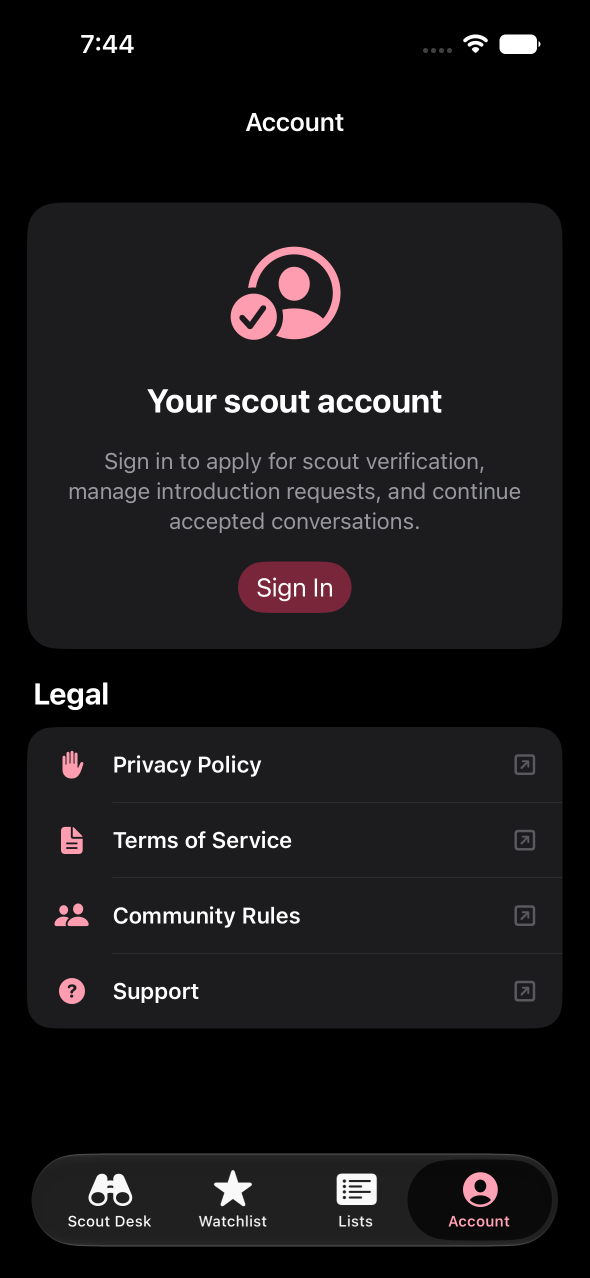
#> input picture academy-watch-ios/artifacts/account-legal.png, 1179 x 2556 px, given in place of N01-player-home.png, which was not available (shown at 1/2 size)
$ python compare-phase2.py
#> lines starting #> are read from the running program, lines starting #| are printed output that depends on the picture; pictures that were not available may be replaced by others from this repository, and a replacement may not be noted
#!/usr/bin/env python3
"""Place approved IMF1 boards beside unaltered native capture pixels.

Requires Pillow. Both panels are scaled to equal width; they are not cropped or
stitched to imply a full-page native screenshot. An optional, separately labelled
scrolled viewport is appended below the initial native viewport.
"""
import argparse
import hashlib
import json
from pathlib import Path

from PIL import Image, ImageDraw, ImageFont

BOARDS = {
    "N01": "player-home", "N02": "clubs-near-you", "N02b": "clubs-near-you-empty",
    "N03": "club-page", "N04": "trials", "N05": "trial-apply",
    "N06": "my-applications", "N06b": "my-applications-empty",
    "N09": "applicants-pipeline", "N09b": "applicants-pipeline-empty",
    "N10": "applicant-detail", "N13": "staff-access", "N14": "squad-quick-view",
    "N17": "introduction-thread",
}


def scaled(path, width):
#> called with width = 780
    with Image.open(path) as source:
#> source is the input picture: PIL image 1179x2556 RGBA; mean R, G, B, A 24.1, 22.6, 24, 255
        result = source.convert("RGB")
        return result.resize((width, round(result.height * width / result.width)), Image.Resampling.LANCZOS)


def evidence(path):
    return {"path": str(path), "sha256": hashlib.sha256(path.read_bytes()).hexdigest()}


def main():
    root = Path.home() / "codex-runs/aw-redesign"
    parser = argparse.ArgumentParser(description=__doc__)
    parser.add_argument("--native", type=Path, default=root / "shots/I1")
    parser.add_argument("--references", type=Path, default=root / "ios-mockups/preview/shots")
    parser.add_argument("--appearance", choices=["light", "dark"], default="light")
    parser.add_argument("--width", type=int, default=780)
    args = parser.parse_args()
    output = args.native / "compare"
    output.mkdir(parents=True, exist_ok=True)
    font = ImageFont.truetype("/System/Library/Fonts/Supplemental/Arial.ttf", 22)
    manifest = []
    width, gutter, header = args.width, 24, 54
    for screen, name in BOARDS.items():
        reference = args.references / f"{screen}-{name}.png"
        dark = args.references / f"{screen}-{name}-dark.png"
        if args.appearance == "dark" and dark.exists():
            reference = dark
        native = args.native / f"{screen}-{args.appearance}.png"
        left, right = scaled(reference, width), scaled(native, width)
        scroll = args.native / "scroll" / f"{screen}-scrolled-{args.appearance}.png"
        bottom = scaled(scroll, width) if scroll.exists() else None
        right_height = right.height + (header + bottom.height if bottom else 0)
#> right_height = 1691
        result = Image.new("RGB", (2 * width + gutter, header + max(left.height, right_height)), "#deddd7")
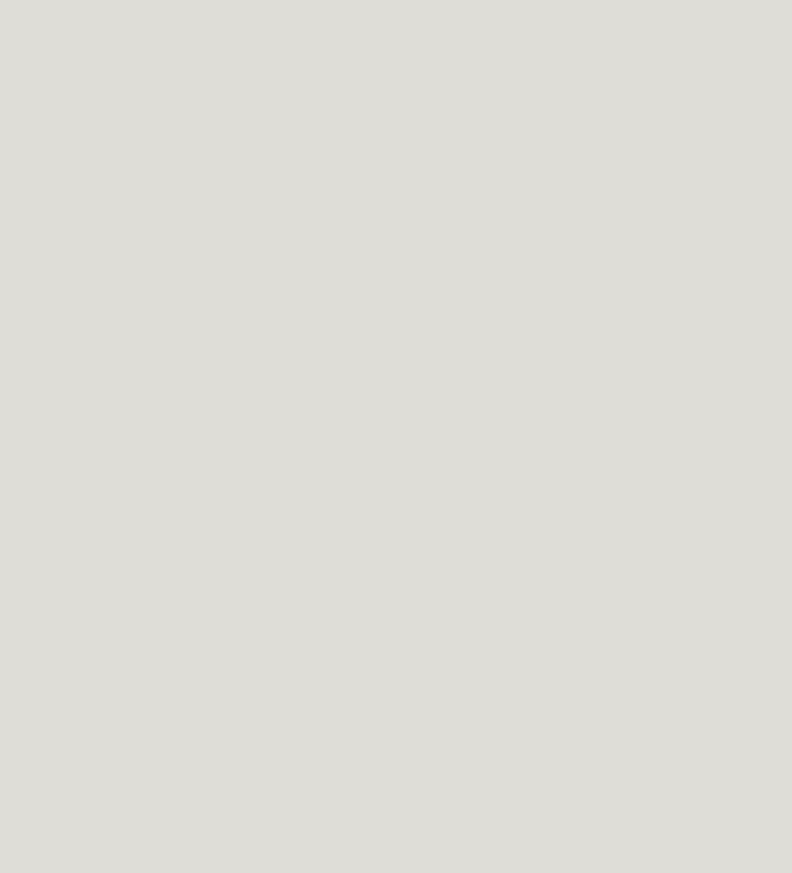
#> result: PIL image 1584x1745 RGB (shown at 1/2 size); mean R, G, B 222, 221, 215
        draw = ImageDraw.Draw(result)
        draw.text((12, 14), f"{screen} · IMF1 approved ({'dark' if reference == dark else 'light'})", font=font, fill="#0e1311")
        draw.text((width + gutter + 12, 14), f"Native · {args.appearance} · initial viewport", font=font, fill="#0e1311")
        result.paste(left, (0, header)); result.paste(right, (width + gutter, header))
#> after `result.paste(left, (0, header))`:
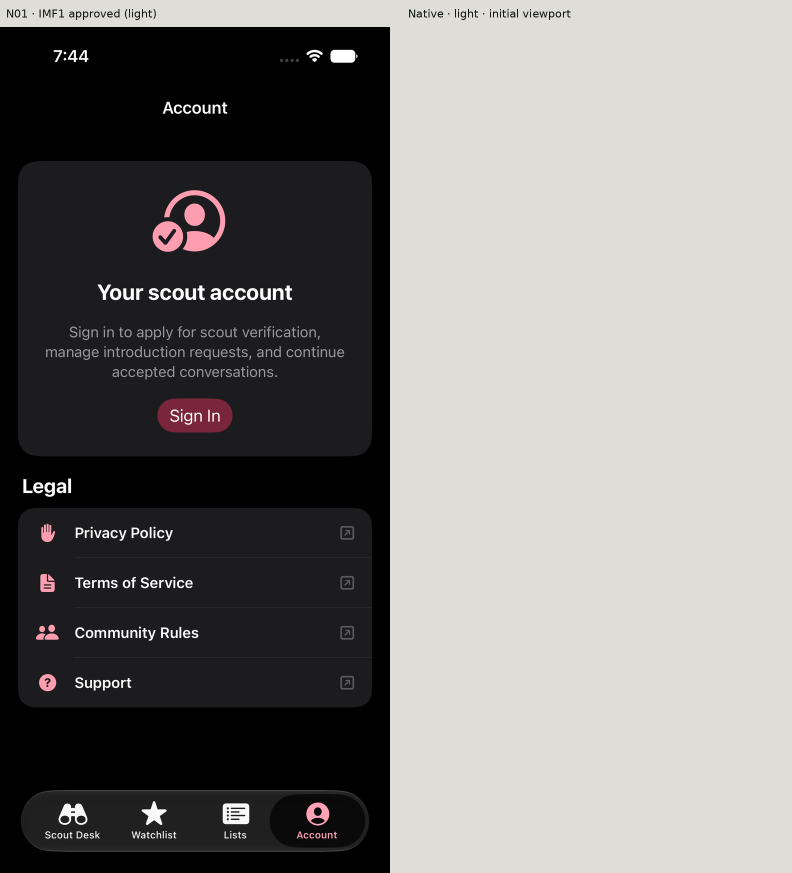
#> result: PIL image 1584x1745 RGB (shown at 1/2 size); mean R, G, B 127.3, 126.1, 123.6
#> after `result.paste(right, (width + gutter, header))`:
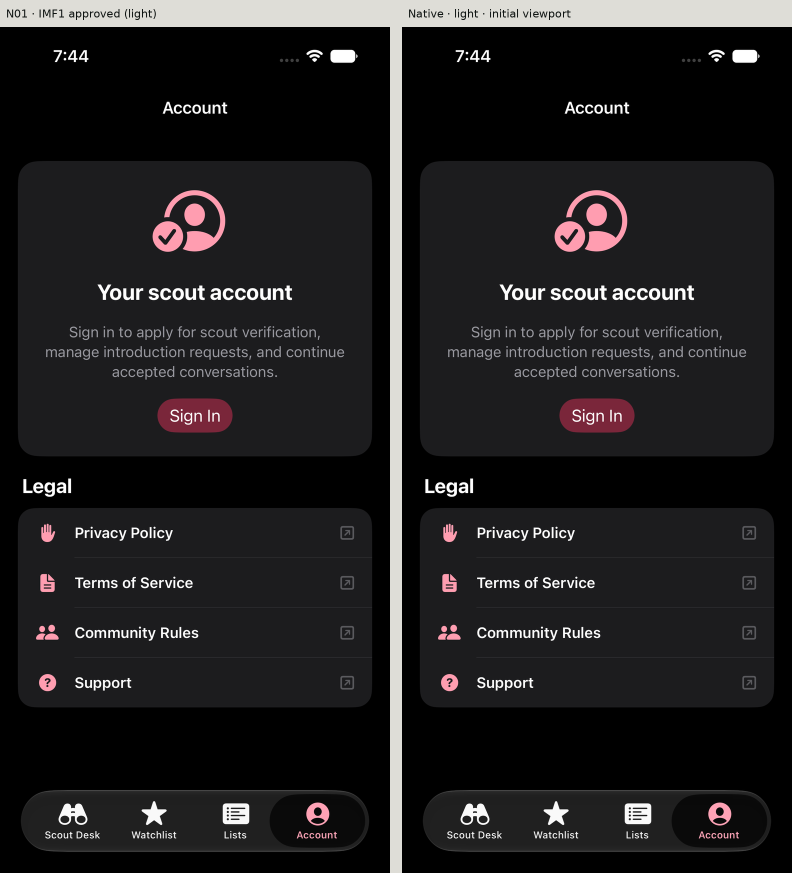
#> result: PIL image 1584x1745 RGB (shown at 1/2 size); mean R, G, B 32.9, 31.4, 32.5
        if bottom:
            offset = header + right.height
            draw.text((width + gutter + 12, offset + 14), "Native · scrolled viewport (separate capture)", font=font, fill="#0e1311")
            result.paste(bottom, (width + gutter, offset + header))
        filename = f"{screen}.png" if args.appearance == "light" else f"{screen}-dark.png"
        result.save(output / filename)
        row = {"board": screen, "reference": evidence(reference), "native": evidence(native), "comparison": filename}
        if bottom:
            row["scrolled"] = evidence(scroll)
        manifest.append(row)
    (output / f"manifest-{args.appearance}.json").write_text(json.dumps(manifest, indent=2) + "\n")
    print(f"Wrote {len(manifest)} {args.appearance} comparisons to {output}")


if __name__ == "__main__":
#> (the run stopped early here; a loop or call above may not have finished)
